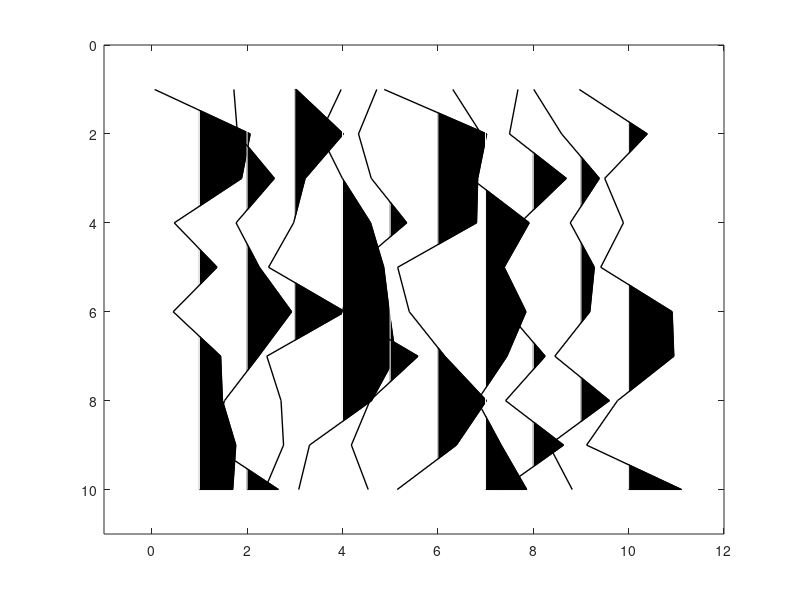

The MATLAB source for this figure:
function wigb(a,scal,x,z,amx)
%WIGB: Plot seismic data using wiggles.
%
%  WIGB(a,scal,x,z,amx)
%
%  IN  a:     seismic data (a matrix, traces are columns)
%      scale: multiple data by scal
%      x:     horizontal axis (often offset)
%      z:     vertical axis (often time)
%
%  Note
%
%    If only 'a' is enter, 'scal,x,z,amn,amx' are set automatically;
%    otherwise, 'scal' is a scalar; 'x, z' are vectors for annotation in
%    offset and time, amx are the amplitude range.
%
%
%  Author(s): Xingong Li (Intseis, Integrated Seismic Solutions)
%  Copyright 1998-2003 Xingong
%  Revision: 1.2  Date: Dec/2002
%  Copyright 2018 Yi Lin
%  Revision: 1.3  Date: April/2018
%  fix a bug: when a trace has its values being all negative and the same, and
% also very small, e.g. trace(:,17) = -1.39e-17, the original code fails. I fixed
% this bug by simply modify the line 75.

 if nargin == 0, nx=10;nz=10; a = rand(nz,nx)-0.5; end;

 [nz,nx]=size(a);

 trmx= max(abs(a));
 if (nargin <= 4); amx=mean(trmx);  end;
 if (nargin <= 2); x=[1:nx]; z=[1:nz];  end;
 if (nargin <= 1); scal =1; end;

 if nx <= 1; disp(' ERR:PlotWig: nx has to be more than 1');return;end;

 % take the average as dx

	dx1 = abs(x(2:nx)-x(1:nx-1));
 	dx = median(dx1);


 dz=z(2)-z(1);
 xmx=max(max(a)); xmn=min(min(a));

 if scal == 0; scal=1; end;
 a = a * dx /amx;
 a = a * scal;

 fprintf(' PlotWig: data range [%f, %f], plotted max %f \n',xmn,xmx,amx);

% set display range

 x1=min(x)-2.0*dx; x2=max(x)+2.0*dx;
 z1=min(z)-dz; z2=max(z)+dz;

 set(gca,'NextPlot','add','Box','on', ...
  'XLim', [x1 x2], ...
  'YDir','reverse', ...
  'YLim',[z1 z2]);



	fillcolor = [0 0 0];
	linecolor = [0 0 0];
	linewidth = 1.;

	z=z'; 	% input as row vector
	zstart=z(1);
	zend  =z(nz);

for i=1:nx,

  if trmx(i) ~= 0 && trmx(i) >= 1e-8;    % skip the zero traces, fix the bug
	tr=a(:,i); 	% --- one scale for all section
  	s = sign(tr) ;
  	i1= find( s(1:nz-1) ~= s(2:nz) );	% zero crossing points
	npos = length(i1);


	%12/7/97
	zadd = i1 + tr(i1) ./ (tr(i1) - tr(i1+1)); %locations with 0 amplitudes
	aadd = zeros(size(zadd));

	[zpos,vpos] = find(tr >0);
	[zz,iz] = sort([zpos; zadd]); 	% indices of zero point plus positives
	aa = [tr(zpos); aadd];
	aa = aa(iz);

	% be careful at the ends
		if tr(1)>0, 	a0=0; z0=1.00;
		else, 		a0=0; z0=zadd(1);
		end;
		if tr(nz)>0, 	a1=0; z1=nz;
		else, 		a1=0; z1=max(zadd);
		end;

	zz = [z0; zz; z1; z0];
 	aa = [a0; aa; a1; a0];

	zzz = zstart + zz*dz -dz;

patch( aa+x(i) , zzz,  fillcolor);

% 	line( 'Color',[1 1 1],'EraseMode','background',  ...
%          'Xdata', x(i)+[0 0], 'Ydata',[zstart zend]); % remove zero line
     	line( 'Color',[1 1 1],  ...
         'Xdata', x(i)+[0 0], 'Ydata',[zstart zend]); % remove zero line

%'LineWidth',linewidth, ...
%12/7/97 'Xdata', x(i)+[0 0], 'Ydata',[z0 z1]*dz);	% remove zero line

% 	line( 'Color',linecolor,'EraseMode','background',  ...
% 	 'LineWidth',linewidth, ...
% 	 'Xdata', tr+x(i), 'Ydata',z);	% negatives line

 	line( 'Color',linecolor,  ...
	 'LineWidth',linewidth, ...
	 'Xdata', tr+x(i), 'Ydata',z);	% negatives line

   else % zeros trace
% line( 'Color',linecolor,'EraseMode','background',  ...
% 	 'LineWidth',linewidth, ...
%          'Xdata', [x(i) x(i)], 'Ydata',[zstart zend]);

     line( 'Color',linecolor,  ...
	 'LineWidth',linewidth, ...
         'Xdata', [x(i) x(i)], 'Ydata',[zstart zend]);

   end;
end;